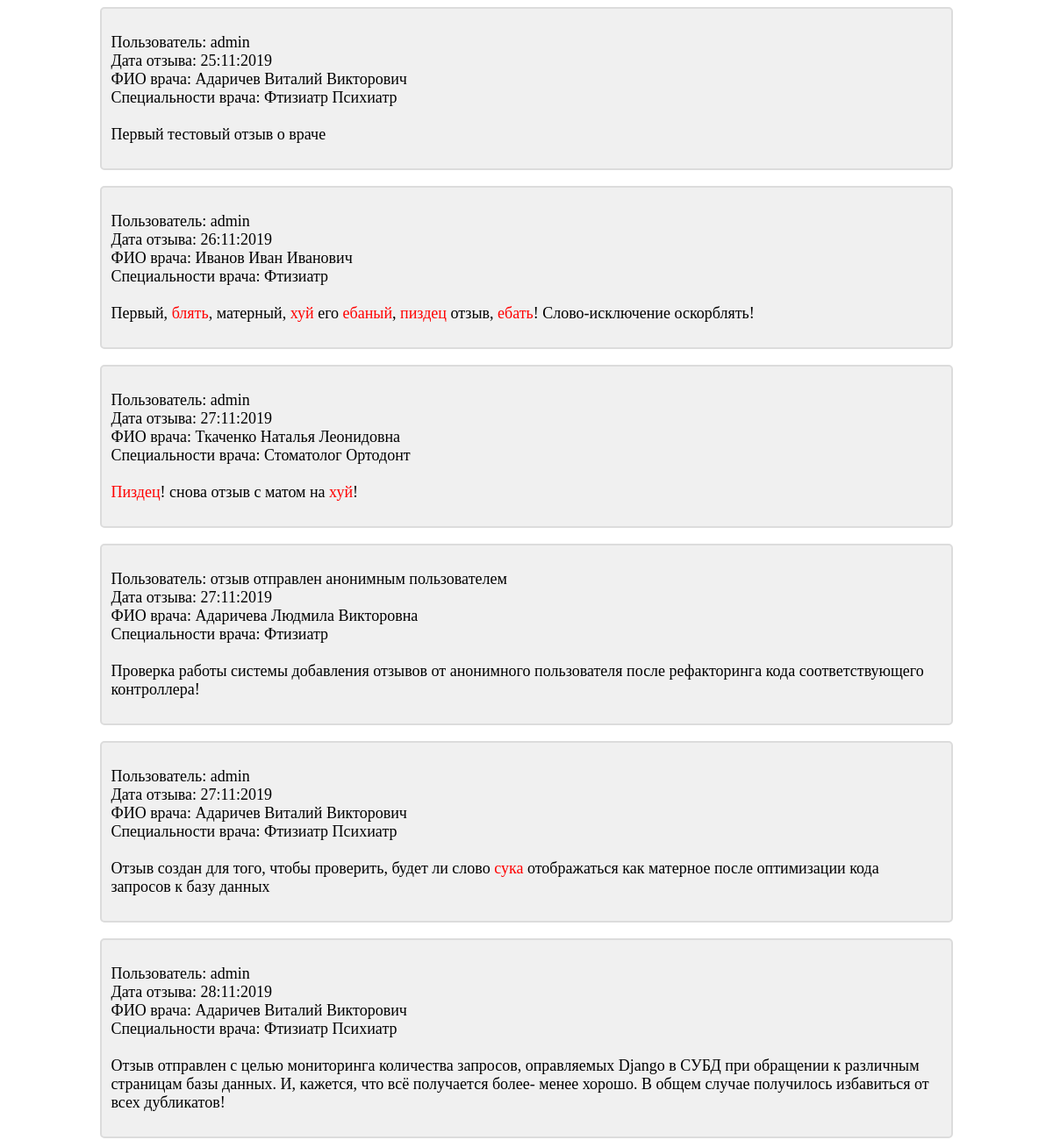
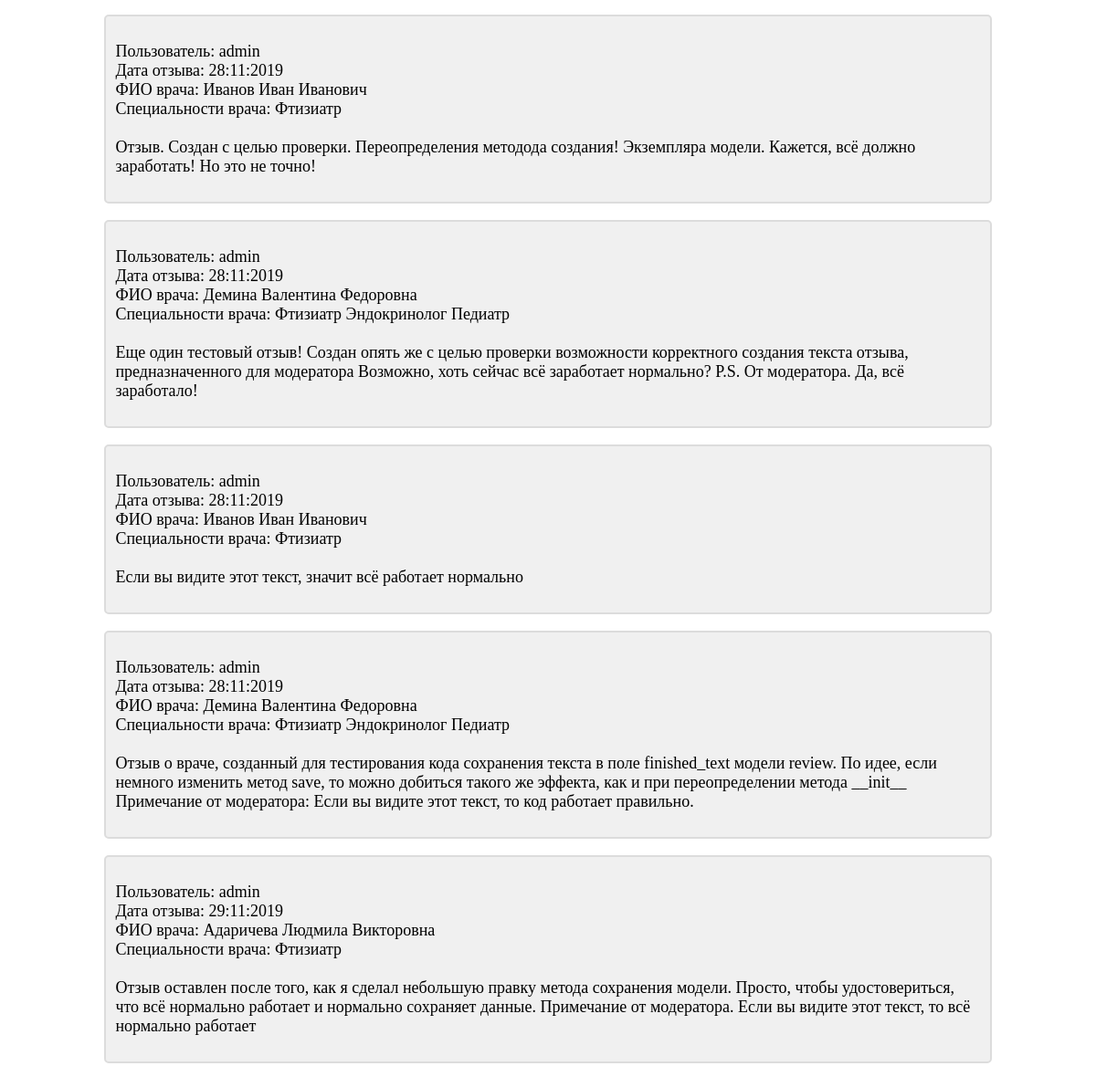
The page /review/ (signed in) on the database its author committed (2 pictures, top to bottom).
### main/models.py (models this page shows, shortened)
class Review(models.Model):
    doctor = models.ForeignKey(Doctor, on_delete=models.CASCADE, verbose_name='ФИО врача', db_index=True)
    user = models.ForeignKey(User, null=True, blank=True, on_delete=models.PROTECT,
                             verbose_name='Пользователь, оставивший отзыв', db_index=True)
    dt_created = models.DateTimeField(auto_now_add=True, verbose_name='Дата и время создания отзыва')
    dt_updated = models.DateTimeField(auto_now=True, verbose_name='Дата и время редактирования отзыва')
    origin_text = models.TextField(blank=False, verbose_name='Исходный отзыв')
    finished_text = models.TextField(blank=False, verbose_name='Обработанный отзыв')
    moderation_flag = models.BooleanField(default=False, null=False, verbose_name='Отзыв отмодерирован')
    user_ip = models.GenericIPAddressField(protocol='IPv4', verbose_name='ip-адрес пользователя')
    class Meta:
        verbose_name = 'Отзыв'
        verbose_name_plural = 'Отзывы'
        ordering = ['dt_created']

class Doctor(models.Model):
    fio = models.CharField(max_length=250, verbose_name='ФИО врача')
    specialty = models.ManyToManyField(Specialty, verbose_name='Специальность врача')
    def __str__(self):
        return self.fio
    class Meta:
        verbose_name = 'ФИО врача'
        verbose_name_plural = 'ФИО врачей'
        indexes = [
            models.Index(fields=['id', 'fio'])
        ]
        ordering = ['fio']

class Specialty(models.Model):
    name = models.CharField(max_length=100, verbose_name='Специальность')
    def __str__(self):
        return self.name
    class Meta:
        verbose_name = 'Специальность'
        verbose_name_plural = 'Специальности'

### main/views.py (the view)
# urls.py: url(r'^review/$', review, name='review'),
@user_passes_test(lambda user: user.is_staff)
def review(request):
    reviews = Review.objects.select_related(
        'doctor',
        'user'
    ).prefetch_related(
        'doctor__specialty'
    ).filter(
        moderation_flag=True
    )
    context = {'reviews': reviews}
    return render(request, 'main/review.html', context)

### main/templatetags/filters.py (called while the page is built)
def check_wrong_words(text):
    output_text = ''
    for word in text.split():
        word_for_check = sub(r'[^\w]+', '', word)
        need_mark = check_word_for_forbidden(word_for_check) and not check_word_for_permitted(word_for_check)
        if need_mark:
            partitions = word.partition(word_for_check)
            output_text += '<font color="red">'+partitions[1]+'</font>'+partitions[2]+' '
            continue
        output_text += word+' '
    return mark_safe(output_text.rstrip())

def check_word_for_forbidden(word):
    for forbidden in forbidden_list:
        if forbidden.lower() in word.lower():
            return True

def check_word_for_permitted(word):
    for permitted in permitted_list:
        if word.lower() == permitted.lower():
            return True

### templates/main/review.html (shortened to what this page needs)
{% extends 'layout/basic.html' %}
{%  load filters %}
{% block content %}
    {% for review in reviews %}
        <div class="basic_block">
            <p>
                Пользователь:
                {{ review.user|default:"отзыв отправлен анонимным пользователем" }}<br>
                Дата отзыва: {{ review.dt_created|date:"d:m:Y" }}<br>
                ФИО врача: {{ review.doctor }}<br>
                Специальности врача:
                {% for spec in review.doctor.specialty.all %}
                    {{ spec }}
                {% empty %}
                    Для врача не указаны специальности...
                {% endfor %}
                <br><br>
                {{ review.finished_text|check_wrong_words }}
            </p>
        </div>
        <br>
    {% empty %}
        <div class="basic_block">
            <p>
                Простите, но на сайте нет отмодерированных отзывов...
            </p>
        </div>
    {% endfor %}
{% endblock content %}

### main/static/main/style.css (style rules this page uses)
.basic_block { font-size: large; background-color: RGB(240, 240, 240); border: 2px solid RGB(220, 220, 220); border-radius: 5px; padding: 10px; margin-left: auto; margin-right: auto; width: 80%; overflow: hidden; }

### rows shown on the page
Review: user "admin", dt_created "25:11:2019", doctor "Адаричев Виталий Викторович", finished_text|check_wrong_words "Первый тестовый отзыв о враче"
Specialty: name "Фтизиатр"
Specialty: name "Психиатр"
Review: user "admin", dt_created "26:11:2019", doctor "Иванов Иван Иванович", finished_text|check_wrong_words "Первый, блять , матерный, хуй его ебаный , пиздец отзыв, ебать ! Слово-исключение оскорблять!"
Review: user "admin", dt_created "27:11:2019", doctor "Ткаченко Наталья Леонидовна", finished_text|check_wrong_words "Пиздец ! снова отзыв с матом на хуй !"
Specialty: name "Стоматолог"
Specialty: name "Ортодонт"
Review: user "отзыв отправлен анонимным пользователем", dt_created "27:11:2019", doctor "Адаричева Людмила Викторовна", finished_text|check_wrong_words "Проверка работы системы добавления отзывов от анонимного пользователя после рефакторинга кода соответствующего контроллера!"
Review: user "admin", dt_created "27:11:2019", doctor "Адаричев Виталий Викторович", finished_text|check_wrong_words "Отзыв создан для того, чтобы проверить, будет ли слово сука отображаться как матерное после оптимизации кода запросов к базу данных"
Review: user "admin", dt_created "28:11:2019", doctor "Адаричев Виталий Викторович", finished_text|check_wrong_words "Отзыв отправлен с целью мониторинга количества запросов, оправляемых Django в СУБД при обращении к различным страницам базы данных. И, кажется, что всё получается более- менее хорошо. В общем случае получилось избавиться от всех дубликатов!"
Review: user "admin", dt_created "28:11:2019", doctor "Иванов Иван Иванович", finished_text|check_wrong_words "Отзыв. Создан с целью проверки. Переопределения методода создания! Экземпляра модели. Кажется, всё должно заработать! Но это не точно!"
Review: user "admin", dt_created "28:11:2019", doctor "Демина Валентина Федоровна", finished_text|check_wrong_words "Еще один тестовый отзыв! Создан опять же с целью проверки возможности корректного создания текста отзыва, предназначенного для модератора Возможно, хоть сейчас всё заработает нормально? P.S. От модератора. Да, всё заработало!"
Specialty: name "Эндокринолог"
Specialty: name "Педиатр"
Review: user "admin", dt_created "28:11:2019", doctor "Иванов Иван Иванович", finished_text|check_wrong_words "Если вы видите этот текст, значит всё работает нормально"
Review: user "admin", dt_created "28:11:2019", doctor "Демина Валентина Федоровна", finished_text|check_wrong_words "Отзыв о враче, созданный для тестирования кода сохранения текста в поле finished_text модели review. По идее, если немного изменить метод save, то можно добиться такого же эффекта, как и при переопределении метода __init__ Примечание от модератора: Если вы видите этот текст, то код работает правильно."
Review: user "admin", dt_created "29:11:2019", doctor "Адаричева Людмила Викторовна", finished_text|check_wrong_words "Отзыв оставлен после того, как я сделал небольшую правку метода сохранения модели. Просто, чтобы удостовериться, что всё нормально работает и нормально сохраняет данные. Примечание от модератора. Если вы видите этот текст, то всё нормально работает"
